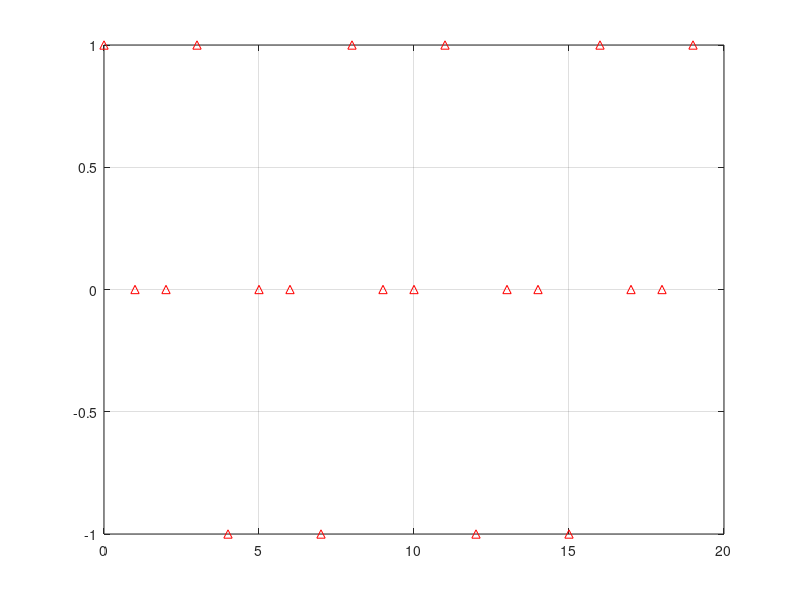
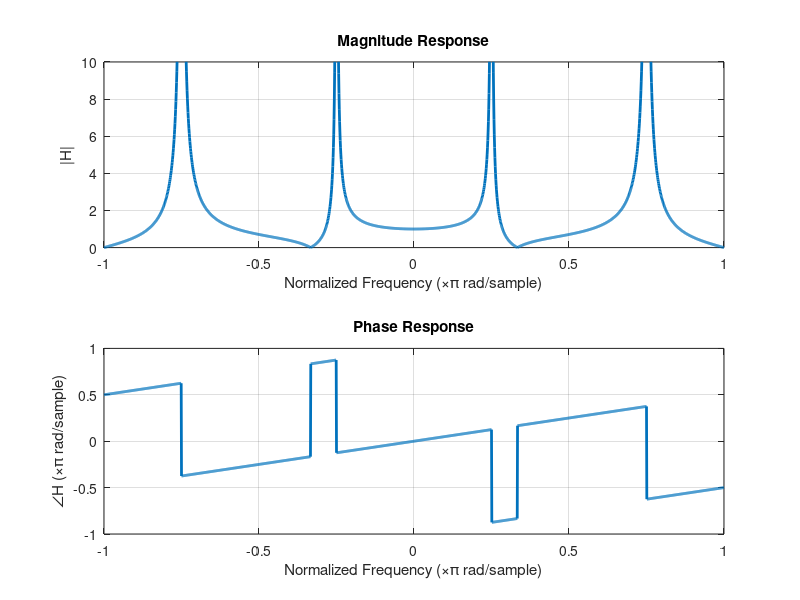
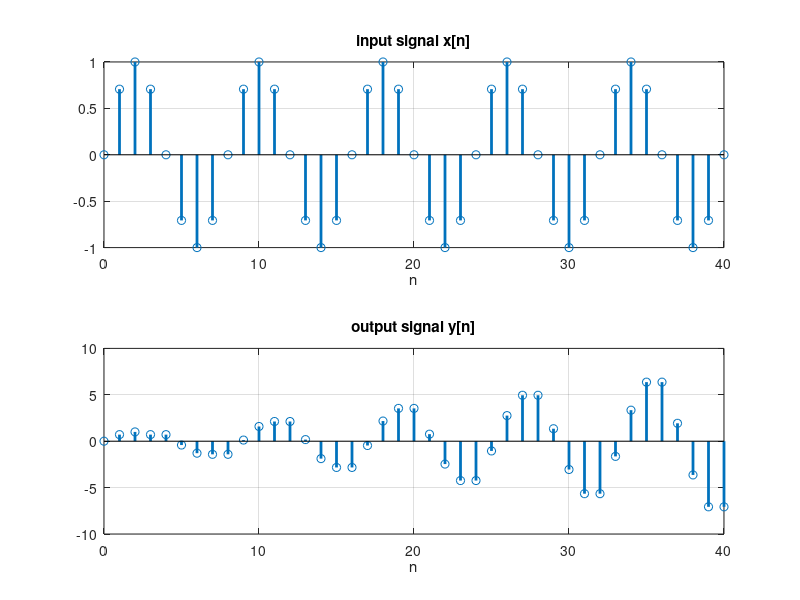

Here is the MATLAB script that generated these plots, in order:
close all; clear;clc;
% y[n] = x[n]+ x[n-3] -y[n-4]
b = [1 0 0 1]; % coefficient of x
a = [1 0 0 0 1]; % coefficient of y

%% plot impulse response
impz(b,a,20),grid;

%% plot frequency response
w=(-1:0.001:1)*pi;
H_w = freqz(b,a,w);
figure
subplot(2,1,1)
hndl(1)=plot(w/pi,abs(H_w)); grid
ylim([0 min(10,max(abs(H_w)))])
xlabel('Normalized Frequency (\times\pi rad/sample)') 
ylabel('|H|')
title('Magnitude Response')

subplot(2,1,2)
hndl(2)=plot(w/pi,angle(H_w)/pi); grid
xlabel('Normalized Frequency (\times\pi rad/sample)')
ylabel('\angleH (\times\pi rad/sample)')
title('Phase Response')
%% get response to x[n] = sin[pi*n/4]
% by filter function
n= 0:40;
x_n = sin(pi*n/4);
figure
subplot(2,1,1)
hndl(3)=stem(n,x_n);grid
title('input signal x[n]'),xlabel('n')

y_n = filter(b,a,x_n);
subplot(2,1,2)
hndl(4)=stem(n,y_n);grid
title('output signal y[n]'),xlabel('n')
set(hndl,'LineWidth',2)